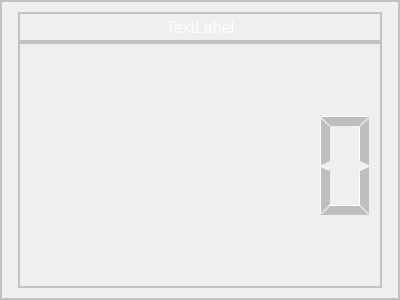
<?xml version="1.0" encoding="UTF-8"?>
<ui version="4.0">
 <class>primaryWidgetTableItemModel</class>
 <widget class="QWidget" name="primaryWidgetTableItemModel">
  <property name="enabled">
   <bool>false</bool>
  </property>
  <property name="geometry">
   <rect>
    <x>0</x>
    <y>0</y>
    <width>400</width>
    <height>300</height>
   </rect>
  </property>
  <property name="windowTitle">
   <string>Form</string>
  </property>
  <property name="styleSheet">
   <string notr="true">QWidget{
	border:2px solid #c4c1c4;
}

QLabel{
	font:16px;
	color:#fefefe;
}

QLCDNumber:item{
	border:none;
}</string>
  </property>
  <layout class="QGridLayout" name="gridLayout">
   <property name="margin">
    <number>0</number>
   </property>
   <property name="spacing">
    <number>0</number>
   </property>
   <item row="0" column="1">
    <spacer name="verticalSpacer">
     <property name="orientation">
      <enum>Qt::Vertical</enum>
     </property>
     <property name="sizeType">
      <enum>QSizePolicy::Maximum</enum>
     </property>
     <property name="sizeHint" stdset="0">
      <size>
       <width>20</width>
       <height>12</height>
      </size>
     </property>
    </spacer>
   </item>
   <item row="1" column="0">
    <spacer name="horizontalSpacer_2">
     <property name="orientation">
      <enum>Qt::Horizontal</enum>
     </property>
     <property name="sizeType">
      <enum>QSizePolicy::Maximum</enum>
     </property>
     <property name="sizeHint" stdset="0">
      <size>
       <width>18</width>
       <height>20</height>
      </size>
     </property>
    </spacer>
   </item>
   <item row="1" column="1">
    <layout class="QVBoxLayout" name="verticalLayout">
     <property name="spacing">
      <number>0</number>
     </property>
     <item>
      <widget class="QLabel" name="label_title">
       <property name="minimumSize">
        <size>
         <width>0</width>
         <height>30</height>
        </size>
       </property>
       <property name="maximumSize">
        <size>
         <width>16777215</width>
         <height>30</height>
        </size>
       </property>
       <property name="text">
        <string>TextLabel</string>
       </property>
       <property name="alignment">
        <set>Qt::AlignCenter</set>
       </property>
      </widget>
     </item>
     <item>
      <widget class="QLCDNumber" name="lcdNumber_data">
       <property name="numDigits">
        <number>6</number>
       </property>
      </widget>
     </item>
    </layout>
   </item>
   <item row="1" column="2">
    <spacer name="horizontalSpacer">
     <property name="orientation">
      <enum>Qt::Horizontal</enum>
     </property>
     <property name="sizeType">
      <enum>QSizePolicy::Maximum</enum>
     </property>
     <property name="sizeHint" stdset="0">
      <size>
       <width>18</width>
       <height>20</height>
      </size>
     </property>
    </spacer>
   </item>
   <item row="2" column="1">
    <spacer name="verticalSpacer_2">
     <property name="orientation">
      <enum>Qt::Vertical</enum>
     </property>
     <property name="sizeType">
      <enum>QSizePolicy::Maximum</enum>
     </property>
     <property name="sizeHint" stdset="0">
      <size>
       <width>20</width>
       <height>12</height>
      </size>
     </property>
    </spacer>
   </item>
  </layout>
 </widget>
 <resources/>
 <connections/>
</ui>
